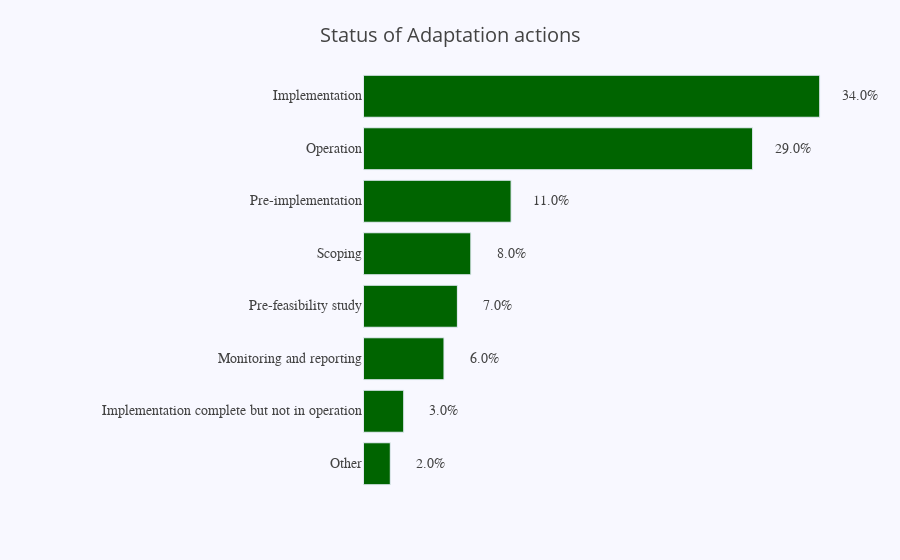

Notebook source saved alongside this figure:
### Code cell
#Visualize status of adaptation action taken by cities

ydata=data.index
'''['Implementation', 'Operation', 'Pre-implementation', 'Scoping',
       'Pre-feasibility study', 'Monitoring and reporting',
       'Implementation complete but not in operation', 'Other']''' #this is data.index
fig = go.Figure()
fig.add_trace(go.Bar(x = data, 
    y = ydata,
    orientation='h',
    marker=dict(
        color='rgba(0,100,0, 1)',
        line=dict(color='rgba(240,255,240)', width=1)))
                    )

fig.update_layout( title="Status of Adaptation actions",title_x=0.5,title_y=0.95,
                  font=dict(color='rgb(67, 67, 67)',size=14))
fig.update_layout(
     xaxis=dict(
        zeroline=False,
        showline=False,
        showticklabels=False,
        showgrid=False,
        domain=[0, 1],
    ),

    yaxis=dict(
        showgrid=False,
        showline=False,
        categoryorder='total ascending',
        showticklabels=False,
        zeroline=False
        
    ),
    barmode='stack',
    legend=None,
    margin=dict(l=100, r=20, t=70, b=70),
    paper_bgcolor='rgb(248, 248, 255)',
    plot_bgcolor='rgb(248, 248, 255)',
)

annotations = []



# Adding labels
for yd, xd in zip(ydata, data):
    # labeling the y-axis
        annotations.append(dict(xref='x', yref='y',
                            x=0.04, y=yd, 
                            xanchor='right',
                            text=str(yd),
                            font=dict(family='Arial', size=14,
                                      color='rgb(67, 67, 67)'),
                            showarrow=False, align='right'))
        #labeling %%
for yd, xd in zip(data, ydata):       
        annotations.append(dict(xref='x1', yref='y1',
                            y=xd, x=yd + 3,
                            text=str(yd) + '%',
                            font=dict(family='Arial', size=14,
                                      color='rgb(67, 67, 67)'),
                            showarrow=False))
        
        


fig.update_layout(annotations=annotations)
fig.write_html('actioncount.html') 

fig.show()

### Figure 1 — Plotly figure (JSON) as saved in the notebook; plotly's stock layout.template omitted (floating-point values rounded to 4 significant figures)
{"data": [{"marker": {"color": "rgba(0,100,0, 1)", "line": {"color": "rgba(240,255,240)", "width": 1}}, "orientation": "h", "type": "bar", "x": [34, 29, 11, 8, 7, 6, 3, 2], "y": ["Implementation", "Operation", "Pre-implementation", "Scoping", "Pre-feasibility study", "Monitoring and reporting", "Implementation complete but not in operation", "Other"]}], "layout": {"annotations": [{"align": "right", "font": {"color": "rgb(67, 67, 67)", "family": "Arial", "size": 14}, "showarrow": false, "text": "Implementation", "x": 0.04, "xanchor": "right", "xref": "x", "y": "Implementation", "yref": "y"}, {"align": "right", "font": {"color": "rgb(67, 67, 67)", "family": "Arial", "size": 14}, "showarrow": false, "text": "Operation", "x": 0.04, "xanchor": "right", "xref": "x", "y": "Operation", "yref": "y"}, {"align": "right", "font": {"color": "rgb(67, 67, 67)", "family": "Arial", "size": 14}, "showarrow": false, "text": "Pre-implementation", "x": 0.04, "xanchor": "right", "xref": "x", "y": "Pre-implementation", "yref": "y"}, {"align": "right", "font": {"color": "rgb(67, 67, 67)", "family": "Arial", "size": 14}, "showarrow": false, "text": "Scoping", "x": 0.04, "xanchor": "right", "xref": "x", "y": "Scoping", "yref": "y"}, {"align": "right", "font": {"color": "rgb(67, 67, 67)", "family": "Arial", "size": 14}, "showarrow": false, "text": "Pre-feasibility study", "x": 0.04, "xanchor": "right", "xref": "x", "y": "Pre-feasibility study", "yref": "y"}, {"align": "right", "font": {"color": "rgb(67, 67, 67)", "family": "Arial", "size": 14}, "showarrow": false, "text": "Monitoring and reporting", "x": 0.04, "xanchor": "right", "xref": "x", "y": "Monitoring and reporting", "yref": "y"}, {"align": "right", "font": {"color": "rgb(67, 67, 67)", "family": "Arial", "size": 14}, "showarrow": false, "text": "Implementation complete but not in operation", "x": 0.04, "xanchor": "right", "xref": "x", "y": "Implementation complete but not in operation", "yref": "y"}, {"align": "right", "font": {"color": "rgb(67, 67, 67)", "family": "Arial", "size": 14}, "showarrow": false, "text": "Other", "x": 0.04, "xanchor": "right", "xref": "x", "y": "Other", "yref": "y"}, {"font": {"color": "rgb(67, 67, 67)", "family": "Arial", "size": 14}, "showarrow": false, "text": "34.0%", "x": 37, "xref": "x", "y": "Implementation", "yref": "y"}, {"font": {"color": "rgb(67, 67, 67)", "family": "Arial", "size": 14}, "showarrow": false, "text": "29.0%", "x": 32, "xref": "x", "y": "Operation", "yref": "y"}, {"font": {"color": "rgb(67, 67, 67)", "family": "Arial", "size": 14}, "showarrow": false, "text": "11.0%", "x": 14, "xref": "x", "y": "Pre-implementation", "yref": "y"}, {"font": {"color": "rgb(67, 67, 67)", "family": "Arial", "size": 14}, "showarrow": false, "text": "8.0%", "x": 11, "xref": "x", "y": "Scoping", "yref": "y"}, {"font": {"color": "rgb(67, 67, 67)", "family": "Arial", "size": 14}, "showarrow": false, "text": "7.0%", "x": 10, "xref": "x", "y": "Pre-feasibility study", "yref": "y"}, {"font": {"color": "rgb(67, 67, 67)", "family": "Arial", "size": 14}, "showarrow": false, "text": "6.0%", "x": 9, "xref": "x", "y": "Monitoring and reporting", "yref": "y"}, {"font": {"color": "rgb(67, 67, 67)", "family": "Arial", "size": 14}, "showarrow": false, "text": "3.0%", "x": 6, "xref": "x", "y": "Implementation complete but not in operation", "yref": "y"}, {"font": {"color": "rgb(67, 67, 67)", "family": "Arial", "size": 14}, "showarrow": false, "text": "2.0%", "x": 5, "xref": "x", "y": "Other", "yref": "y"}], "barmode": "stack", "font": {"color": "rgb(67, 67, 67)", "size": 14}, "legend": {}, "margin": {"b": 70, "l": 100, "r": 20, "t": 70}, "paper_bgcolor": "rgb(248, 248, 255)", "plot_bgcolor": "rgb(248, 248, 255)", "title": {"text": "Status of Adaptation actions", "x": 0.5, "y": 0.95}, "xaxis": {"domain": [0, 1], "showgrid": false, "showline": false, "showticklabels": false, "zeroline": false}, "yaxis": {"categoryorder": "total ascending", "showgrid": false, "showline": false, "showticklabels": false, "zeroline": false}}}
